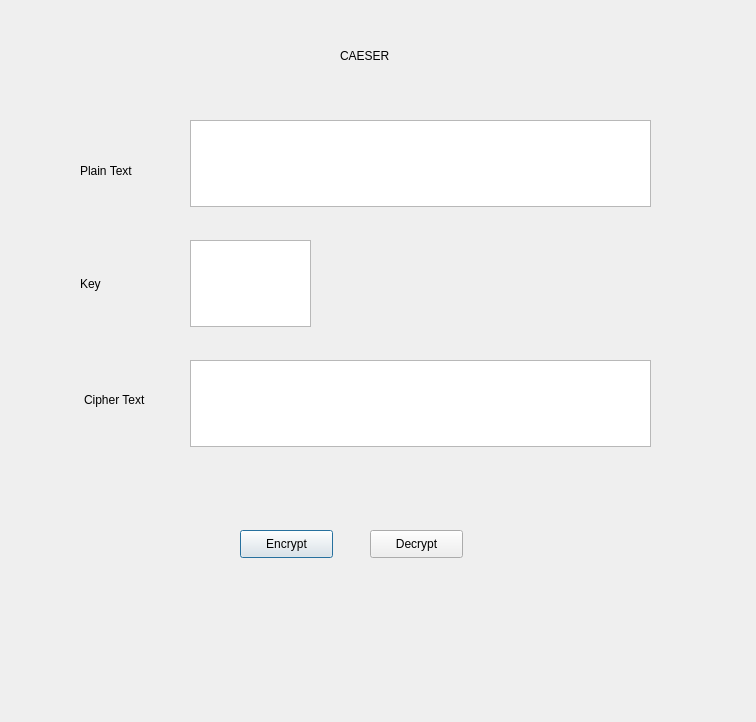
<?xml version="1.0" encoding="UTF-8"?>
<ui version="4.0">
 <class>Dialog</class>
 <widget class="QDialog" name="Dialog">
  <property name="geometry">
   <rect>
    <x>0</x>
    <y>0</y>
    <width>756</width>
    <height>722</height>
   </rect>
  </property>
  <property name="windowTitle">
   <string>Dialog</string>
  </property>
  <widget class="QPlainTextEdit" name="txtplain">
   <property name="geometry">
    <rect>
     <x>190</x>
     <y>120</y>
     <width>461</width>
     <height>87</height>
    </rect>
   </property>
  </widget>
  <widget class="QPlainTextEdit" name="txtkey">
   <property name="geometry">
    <rect>
     <x>190</x>
     <y>240</y>
     <width>121</width>
     <height>87</height>
    </rect>
   </property>
  </widget>
  <widget class="QPlainTextEdit" name="txtcipher">
   <property name="geometry">
    <rect>
     <x>190</x>
     <y>360</y>
     <width>461</width>
     <height>87</height>
    </rect>
   </property>
  </widget>
  <widget class="QLabel" name="label">
   <property name="geometry">
    <rect>
     <x>80</x>
     <y>140</y>
     <width>55</width>
     <height>62</height>
    </rect>
   </property>
   <property name="text">
    <string>Plain Text</string>
   </property>
  </widget>
  <widget class="QLabel" name="label_2">
   <property name="geometry">
    <rect>
     <x>84</x>
     <y>390</y>
     <width>81</width>
     <height>20</height>
    </rect>
   </property>
   <property name="text">
    <string>Cipher Text</string>
   </property>
  </widget>
  <widget class="QLabel" name="label_3">
   <property name="geometry">
    <rect>
     <x>80</x>
     <y>270</y>
     <width>55</width>
     <height>27</height>
    </rect>
   </property>
   <property name="text">
    <string>Key</string>
   </property>
  </widget>
  <widget class="QPushButton" name="btnen">
   <property name="geometry">
    <rect>
     <x>240</x>
     <y>530</y>
     <width>93</width>
     <height>28</height>
    </rect>
   </property>
   <property name="text">
    <string>Encrypt</string>
   </property>
  </widget>
  <widget class="QPushButton" name="btnde">
   <property name="geometry">
    <rect>
     <x>370</x>
     <y>530</y>
     <width>93</width>
     <height>28</height>
    </rect>
   </property>
   <property name="text">
    <string>Decrypt</string>
   </property>
  </widget>
  <widget class="QLabel" name="label_4">
   <property name="geometry">
    <rect>
     <x>340</x>
     <y>20</y>
     <width>51</width>
     <height>71</height>
    </rect>
   </property>
   <property name="text">
    <string>CAESER</string>
   </property>
  </widget>
 </widget>
 <resources/>
 <connections/>
</ui>
